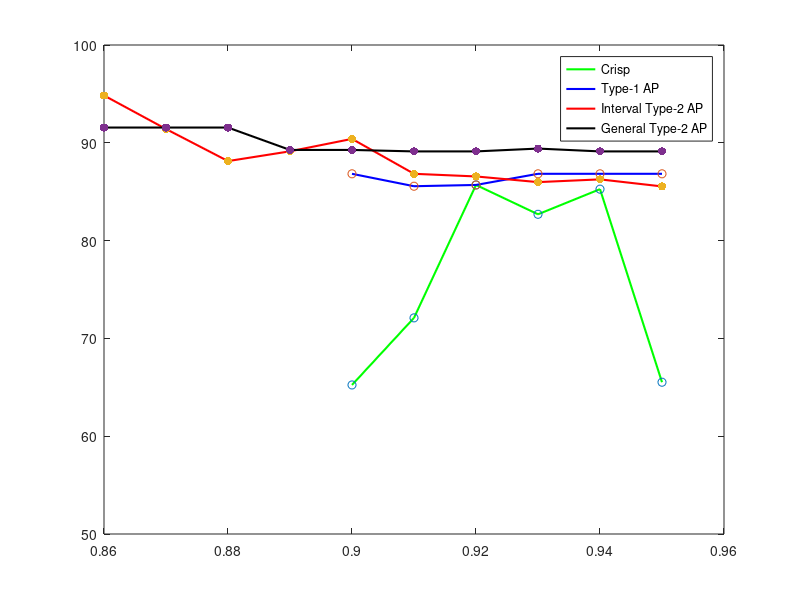

Reproduce this figure in MATLAB.
lam1=[0.9 0.91 0.92 0.93 0.94 0.95];
acc1=[65.24 72.1 85.69 82.69 85.26 65.52];

lam2=[0.9 0.91 0.92 0.93 0.94 0.95 ];
acc2=[86.83 85.56 85.69 86.83 86.83 86.83 ];

lam3=[0.86 0.87 0.88  0.89  0.9 0.91 0.92 0.93 0.94 0.95 ];
acc3=[94.84 91.41 88.13 89.13  90.4 86.83 86.56 85.98 86.26 85.54  ];

lam4=[0.86 0.87 0.88  0.89  0.9 0.91 0.92 0.93 0.94 0.95 ];
acc4=[91.56 91.56 91.56 89.27 89.27 89.12 89.12  89.41 89.12 89.12  ];

box on
hold on 
graph1=plot(lam1,acc1,'green');
graph2=plot(lam2,acc2,'blue');
graph3=plot(lam3,acc3,'red');
graph4=plot(lam4,acc4,'black');
set(graph1,'LineWidth',1.5);
set(graph2,'LineWidth',1.5);
set(graph3,'LineWidth',1.5);
set(graph4,'LineWidth',1.5);
yticks([50 60 70 80 90 100])
scatter(lam1,acc1,'green');
scatter(lam2,acc2,'blue');
scatter(lam3,acc3,'red','filled');
scatter(lam4,acc4,'black','filled');
legend('Crisp','Type-1 AP','Interval Type-2 AP', 'General Type-2 AP');
ylim([50 100]);
hold off